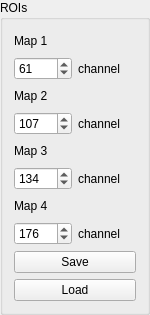
           <widget class="QGroupBox" name="ROIs">
            <property name="maximumSize">
             <size>
              <width>150</width>
              <height>16777215</height>
             </size>
            </property>
            <property name="title">
             <string>ROIs</string>
            </property>
            <layout class="QVBoxLayout" name="verticalLayout_20">
             <item>
              <layout class="QVBoxLayout" name="verticalLayout_17">
               <item>
                <layout class="QHBoxLayout" name="horizontalLayout_45">
                 <item>
                  <widget class="QLabel" name="label_8">
                   <property name="text">
                    <string>Map 1</string>
                   </property>
                  </widget>
                 </item>
                 <item>
                  <spacer name="horizontalSpacer_12">
                   <property name="orientation">
                    <enum>Qt::Horizontal</enum>
                   </property>
                   <property name="sizeHint" stdset="0">
                    <size>
                     <width>40</width>
                     <height>20</height>
                    </size>
                   </property>
                  </spacer>
                 </item>
                </layout>
               </item>
               <item>
                <layout class="QHBoxLayout" name="horizontalLayout_41">
                 <item>
                  <widget class="QSpinBox" name="spinbox_low_map1">
                   <property name="maximum">
                    <number>511</number>
                   </property>
                   <property name="value">
                    <number>61</number>
                   </property>
                  </widget>
                 </item>
                 <item>
                  <widget class="QLabel" name="label_13">
                   <property name="text">
                    <string>channel</string>
                   </property>
                  </widget>
                 </item>
                </layout>
               </item>
               <item>
                <layout class="QHBoxLayout" name="horizontalLayout_46">
                 <item>
                  <widget class="QLabel" name="label_9">
                   <property name="text">
                    <string>Map 2</string>
                   </property>
                  </widget>
                 </item>
                 <item>
                  <spacer name="horizontalSpacer_13">
                   <property name="orientation">
                    <enum>Qt::Horizontal</enum>
                   </property>
                   <property name="sizeHint" stdset="0">
                    <size>
                     <width>40</width>
                     <height>20</height>
                    </size>
                   </property>
                  </spacer>
                 </item>
                </layout>
               </item>
               <item>
                <layout class="QHBoxLayout" name="horizontalLayout_42">
                 <item>
                  <widget class="QSpinBox" name="spinbox_low_map2">
                   <property name="maximum">
                    <number>511</number>
                   </property>
                   <property name="value">
                    <number>107</number>
                   </property>
                  </widget>
                 </item>
                 <item>
                  <widget class="QLabel" name="label_14">
                   <property name="text">
                    <string>channel</string>
                   </property>
                  </widget>
                 </item>
                </layout>
               </item>
               <item>
                <layout class="QHBoxLayout" name="horizontalLayout_47">
                 <item>
                  <widget class="QLabel" name="label_10">
                   <property name="text">
                    <string>Map 3</string>
                   </property>
                  </widget>
                 </item>
                 <item>
                  <spacer name="horizontalSpacer_14">
                   <property name="orientation">
                    <enum>Qt::Horizontal</enum>
                   </property>
                   <property name="sizeHint" stdset="0">
                    <size>
                     <width>40</width>
                     <height>20</height>
                    </size>
                   </property>
                  </spacer>
                 </item>
                </layout>
               </item>
               <item>
                <layout class="QHBoxLayout" name="horizontalLayout_43">
                 <item>
                  <widget class="QSpinBox" name="spinbox_low_map3">
                   <property name="maximum">
                    <number>511</number>
                   </property>
                   <property name="value">
                    <number>134</number>
                   </property>
                  </widget>
                 </item>
                 <item>
                  <widget class="QLabel" name="label_15">
                   <property name="text">
                    <string>channel</string>
                   </property>
                  </widget>
                 </item>
                </layout>
               </item>
               <item>
                <layout class="QHBoxLayout" name="horizontalLayout_48">
                 <item>
                  <widget class="QLabel" name="label_11">
                   <property name="text">
                    <string>Map 4</string>
                   </property>
                  </widget>
                 </item>
                 <item>
                  <spacer name="horizontalSpacer_15">
                   <property name="orientation">
                    <enum>Qt::Horizontal</enum>
                   </property>
                   <property name="sizeHint" stdset="0">
                    <size>
                     <width>40</width>
                     <height>20</height>
                    </size>
                   </property>
                  </spacer>
                 </item>
                </layout>
               </item>
               <item>
                <layout class="QHBoxLayout" name="horizontalLayout_44">
                 <item>
                  <widget class="QSpinBox" name="spinbox_low_map4">
                   <property name="maximum">
                    <number>511</number>
                   </property>
                   <property name="value">
                    <number>176</number>
                   </property>
                  </widget>
                 </item>
                 <item>
                  <widget class="QLabel" name="label_16">
                   <property name="text">
                    <string>channel</string>
                   </property>
                  </widget>
                 </item>
                </layout>
               </item>
               <item>
                <widget class="QPushButton" name="push_button_save_roi">
                 <property name="text">
                  <string>Save</string>
                 </property>
                </widget>
               </item>
               <item>
                <widget class="QPushButton" name="push_button_load_roi">
                 <property name="text">
                  <string>Load</string>
                 </property>
                </widget>
               </item>
              </layout>
             </item>
            </layout>
           </widget>
